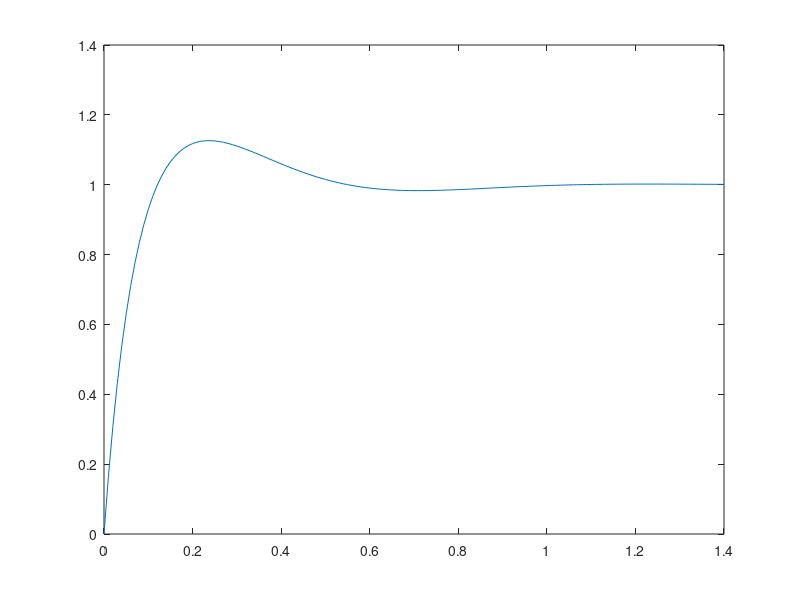

This chart was generated by the following MATLAB code: (Note: this script raises an error after producing the figure.)
pkg load control;

jm = 1.13e-2;
b = 0.028;
la = 1e-1;
ra = 0.45;
kt = 0.067;
ke = kt;

%% Open loop system response
numb = [ kt/(jm*la)];
denb = [1 (ra/la + b/jm) (b*ra+kt*ke)/(jm*la)];
sysb = tf(numb, denb);

%% Close loop system response
C = pid(3, 15, 0.3)
S = C*sysb;

T = feedback(S, 1);
t = [0:0.01:1.4];
y_c = step(T,t);

figure(2);
plot(t, y_c)
hold on;
trace = load("trace.dat");
plot(trace(20:20:end,1), trace(20:20:end,2), '.r');
hold on;
xlabel("Time (s)");
ylabel("Motor speed (V)");
legend("Octave simulation approx. derivative", "TDF controlled speed");

input ("Press enter to exit");